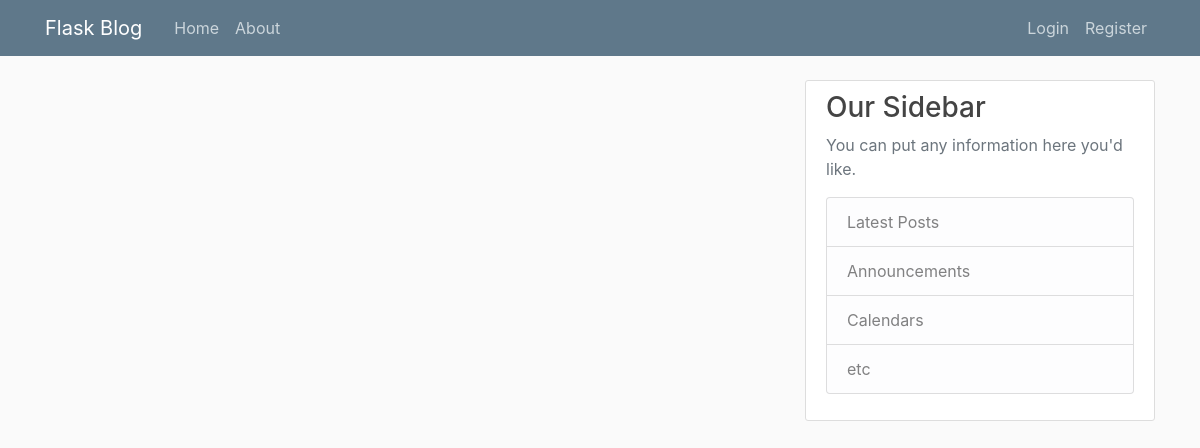
The app's page /home, older data.
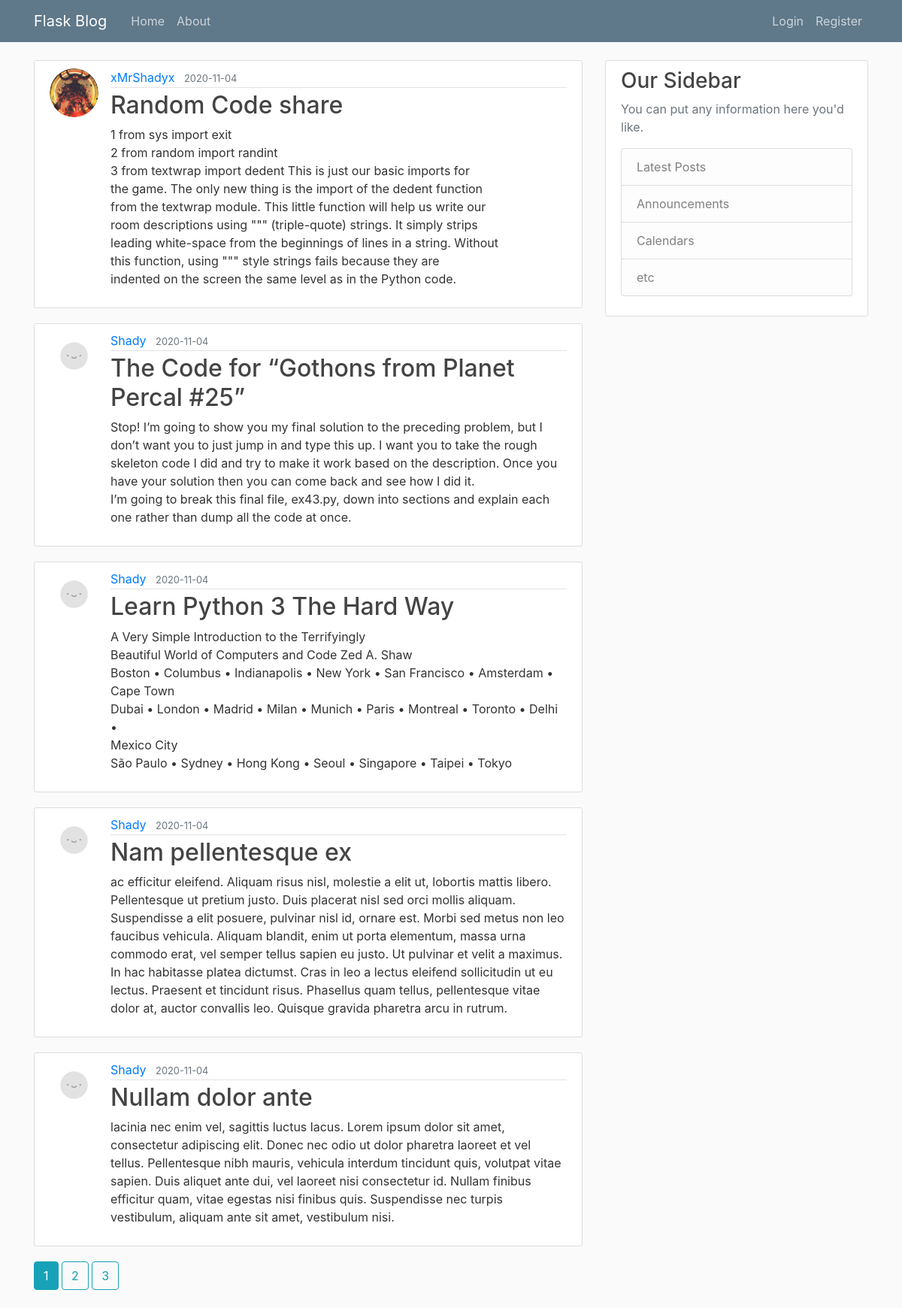
The same page, newer data.
### flaskblog/models.py (models this page shows, shortened)
class Post(db.Model):
    id = db.Column(db.Integer, primary_key=True)
    title = db.Column(db.String(120), nullable=False, default="What about your title?")
    date_posted = db.Column(db.DateTime, nullable=False, default=datetime.utcnow)
    content = db.Column(db.Text, nullable=False)
    user_id = db.Column(db.Integer, db.ForeignKey('user.id'), nullable=False)

class User(db.Model, UserMixin):
    id = db.Column(db.Integer, primary_key=True)
    username = db.Column(db.String(20), unique=True, nullable=False)
    email = db.Column(db.String(120), unique=True, nullable=False)
    image_file = db.Column(db.String(20), nullable=False, default='default.jpg')
    password = db.Column(db.String(60), nullable=False)
    rank = db.Column(db.String(10), nullable=False, default='user')
    posts = db.relationship('Post', backref='author', lazy=True)

### flaskblog/main/routes.py (the view)
@main.route("/")
@main.route("/home")
def home():
    page = request.args.get('page', 1, type=int)
    posts = Post.query.order_by(Post.date_posted.desc()).paginate(page=page, per_page=5)
    return render_template('home.html', posts=posts)

### flaskblog/templates/home.html (shortened to what this page needs)
{% extends 'layout.html' %}
{% block content %}
    {% for post in posts.items %}
        <article class="media content-section">
          <img class="rounded-circle article-img" src="{{ url_for('static', filename='profile_pics/' + post.author.image_file) }}">
          <div class="media-body">
            <div class="article-metadata">
              <a class="mr-2" href="{{ url_for('users.user_posts', username=post.author.username) }}">{{ post.author.username }}</a>
              <small class="text-muted">{{ post.date_posted.strftime('%Y-%m-%d') }}</small>
            </div>
            <h2><a class="article-title" href="{{ url_for('posts.post', post_id=post.id) }}">{{ post.title }}</a></h2>
            <p class="article-content">{{ post.content }}</p>
          </div>
        </article>
    {% endfor %}
    {% for page_num in posts.iter_pages(left_edge=1, right_edge=1, left_current=1, right_current=2) %}
      {% if page_num %}
        {% if posts.page == page_num %}
          <a class="btn btn-info mb-4" href="{{ url_for('main.home', page=page_num) }}">{{ page_num }}</a>
        {% else %}
          <a class="btn btn-outline-info mb-4" href="{{ url_for('main.home', page=page_num) }}">{{ page_num }}</a>
        {% endif %}
      {% else %}
        ...
      {% endif %}
    {% endfor %}
{% endblock content %}

### flaskblog/templates/layout.html (shortened to what this page needs)
<!DOCTYPE html>
<html>
<head>
    <link rel="stylesheet" href="https://maxcdn.bootstrapcdn.com/bootstrap/4.0.0/css/bootstrap.min.css">
    <link rel="stylesheet" type="text/css" href="{{ url_for('static', filename='main.css') }}">
</head>
<body>
    <header class="site-header">
      <nav class="navbar navbar-expand-md navbar-dark bg-steel fixed-top">
        <div class="container">
          <a class="navbar-brand mr-4" href="/">Flask Blog</a>
          <div class="collapse navbar-collapse" id="navbarToggle">
            <div class="navbar-nav mr-auto">
              <a class="nav-item nav-link" href="{{ url_for('main.home') }}">Home</a>
              <a class="nav-item nav-link" href="{{ url_for('main.about') }}">About</a>
            </div>
            <div class="navbar-nav">
              {% if current_user.is_authenticated %}
                <a class="nav-item nav-link" href="{{ url_for('posts.new_post') }}">New Post</a>
                <a class="nav-item nav-link" href="{{ url_for('users.account') }}">{{ current_user.username }}</a>
                <a class="nav-item nav-link" href="{{ url_for('users.logout') }}">Logout</a>
              {% else %}
                <a class="nav-item nav-link" href="{{ url_for('users.login') }}">Login</a>
                <a class="nav-item nav-link" href="{{ url_for('users.register') }}">Register</a>
              {% endif %}
            </div>
          </div>
        </div>
      </nav>
    </header>
    <main role="main" class="container">
      <div class="row">
        <div class="col-md-8">
          {% block content %}{% endblock %}
        </div>
        <div class="col-md-4">
          <div class="content-section">
            <h3>Our Sidebar</h3>
            <p class='text-muted'>You can put any information here you'd like.
              <ul class="list-group">
                <li class="list-group-item list-group-item-light">Latest Posts</li>
                <li class="list-group-item list-group-item-light">Announcements</li>
                <li class="list-group-item list-group-item-light">Calendars</li>
                <li class="list-group-item list-group-item-light">etc</li>
              </ul>
            </p>
          </div>
        </div>
      </div>
    </main>
</body>
</html>

### flaskblog/static/main.css (style rules this page uses)
body { background: #fafafa; color: #333333; margin-top: 5rem; }
h1, h2, h3, h4, h5, h6 { color: #444444; }
.bg-steel { background-color: #5f788a; }
.site-header .navbar-nav .nav-link { color: #cbd5db; }
.content-section { background: #ffffff; padding: 10px 20px; border: 1px solid #dddddd; border-radius: 3px; margin-bottom: 20px; }
.article-title { color: #444444; }
.article-content { white-space: pre-line; }
.article-img { height: 65px; width: 65px; margin-right: 16px; }
.article-metadata { padding-bottom: 1px; margin-bottom: 4px; border-bottom: 1px solid #e3e3e3 }

Row changes from the older to the newer data that the page shows:
added Post: image_file (picture), author.username "xMrShadyx", date_posted "2020-11-04", title "Random Code share", content "1 from sys import exit 2 from random import randint 3 from textwrap import dedent This is just our basic imports for the game. The only new thing is the import of the dedent function from the textwrap module. This little function will help us write our room descriptions using \"\"\" (triple-quote) strings. It simply strips leading white-space from the beginnings of lines in a string. Without this function, using \"\"\" style strings fails because they are indented on the screen the same level as in the Python code."
added Post: image_file (placeholder picture), author.username "Shady", date_posted "2020-11-04", title "The Code for “Gothons from Planet Percal #25”", content "Stop! I’m going to show you my final solution to the preceding problem, but I don’t want you to just jump in and type this up. I want you to take the rough skeleton code I did and try to make it work based on the description. Once you have your solution then you can come back and see how I did it. I’m going to break this final file, ex43.py, down into sections and explain each one rather than dump all the code at once."
added Post: image_file (placeholder picture), author.username "Shady", date_posted "2020-11-04", title "Learn Python 3 The Hard Way", content "A Very Simple Introduction to the Terrifyingly Beautiful World of Computers and Code Zed A. Shaw Boston • Columbus • Indianapolis • New York • San Francisco • Amsterdam • Cape Town Dubai • London • Madrid • Milan • Munich • Paris • Montreal • Toronto • Delhi • Mexico City São Paulo • Sydney • Hong Kong • Seoul • Singapore • Taipei • Tokyo"
added Post: image_file (placeholder picture), author.username "Shady", date_posted "2020-11-04", title "Nam pellentesque ex", content "ac efficitur eleifend. Aliquam risus nisl, molestie a elit ut, lobortis mattis libero. Pellentesque ut pretium justo. Duis placerat nisl sed orci mollis aliquam. Suspendisse a elit posuere, pulvinar nisl id, ornare est. Morbi sed metus non leo faucibus vehicula. Aliquam blandit, enim ut porta elementum, massa urna commodo erat, vel semper tellus sapien eu justo. Ut pulvinar et velit a maximus. In hac habitasse platea dictumst. Cras in leo a lectus eleifend sollicitudin ut eu lectus. Praesent et tincidunt risus. Phasellus quam tellus, pellentesque vitae dolor at, auctor convallis leo. Quisque gravida pharetra arcu in rutrum."
added Post: image_file (placeholder picture), author.username "Shady", date_posted "2020-11-04", title "Nullam dolor ante", content "lacinia nec enim vel, sagittis luctus lacus. Lorem ipsum dolor sit amet, consectetur adipiscing elit. Donec nec odio ut dolor pharetra laoreet et vel tellus. Pellentesque nibh mauris, vehicula interdum tincidunt quis, volutpat vitae sapien. Duis aliquet ante dui, vel laoreet nisi consectetur id. Nullam finibus efficitur quam, vitae egestas nisi finibus quis. Suspendisse nec turpis vestibulum, aliquam ante sit amet, vestibulum nisi."
Text that changed along with them:
new list line: "1"
new list line: "2"
new list line: "3"
